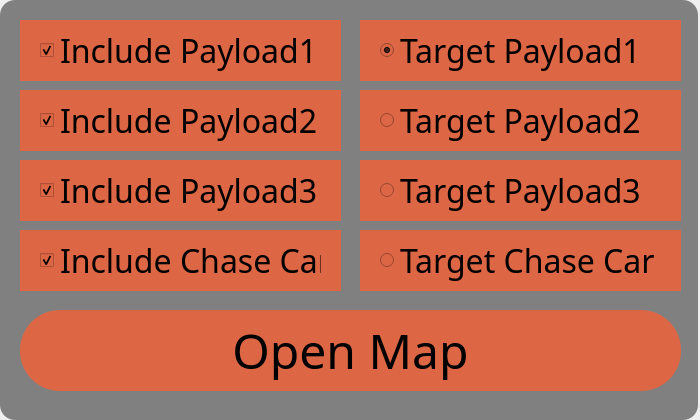
<?xml version="1.0" encoding="UTF-8"?>
<ui version="4.0">
 <class>Form</class>
 <widget class="QWidget" name="Form">
  <property name="geometry">
   <rect>
    <x>0</x>
    <y>0</y>
    <width>700</width>
    <height>420</height>
   </rect>
  </property>
  <property name="palette">
   <palette>
    <active>
     <colorrole role="WindowText">
      <brush brushstyle="SolidPattern">
       <color alpha="255">
        <red>255</red>
        <green>170</green>
        <blue>0</blue>
       </color>
      </brush>
     </colorrole>
     <colorrole role="ButtonText">
      <brush brushstyle="SolidPattern">
       <color alpha="255">
        <red>255</red>
        <green>170</green>
        <blue>0</blue>
       </color>
      </brush>
     </colorrole>
    </active>
    <inactive>
     <colorrole role="WindowText">
      <brush brushstyle="SolidPattern">
       <color alpha="255">
        <red>255</red>
        <green>170</green>
        <blue>0</blue>
       </color>
      </brush>
     </colorrole>
     <colorrole role="ButtonText">
      <brush brushstyle="SolidPattern">
       <color alpha="255">
        <red>255</red>
        <green>170</green>
        <blue>0</blue>
       </color>
      </brush>
     </colorrole>
    </inactive>
    <disabled>
     <colorrole role="WindowText">
      <brush brushstyle="SolidPattern">
       <color alpha="255">
        <red>120</red>
        <green>120</green>
        <blue>120</blue>
       </color>
      </brush>
     </colorrole>
     <colorrole role="ButtonText">
      <brush brushstyle="SolidPattern">
       <color alpha="255">
        <red>120</red>
        <green>120</green>
        <blue>120</blue>
       </color>
      </brush>
     </colorrole>
    </disabled>
   </palette>
  </property>
  <property name="windowTitle">
   <string>Form</string>
  </property>
  <widget class="QTextEdit" name="textEdit">
   <property name="geometry">
    <rect>
     <x>0</x>
     <y>0</y>
     <width>698</width>
     <height>420</height>
    </rect>
   </property>
   <property name="palette">
    <palette>
     <active>
      <colorrole role="Button">
       <brush brushstyle="SolidPattern">
        <color alpha="255">
         <red>128</red>
         <green>128</green>
         <blue>128</blue>
        </color>
       </brush>
      </colorrole>
      <colorrole role="Light">
       <brush brushstyle="SolidPattern">
        <color alpha="255">
         <red>85</red>
         <green>255</green>
         <blue>255</blue>
        </color>
       </brush>
      </colorrole>
      <colorrole role="BrightText">
       <brush brushstyle="SolidPattern">
        <color alpha="255">
         <red>0</red>
         <green>255</green>
         <blue>127</blue>
        </color>
       </brush>
      </colorrole>
      <colorrole role="Base">
       <brush brushstyle="SolidPattern">
        <color alpha="255">
         <red>128</red>
         <green>128</green>
         <blue>128</blue>
        </color>
       </brush>
      </colorrole>
      <colorrole role="Window">
       <brush brushstyle="SolidPattern">
        <color alpha="255">
         <red>128</red>
         <green>128</green>
         <blue>128</blue>
        </color>
       </brush>
      </colorrole>
      <colorrole role="NoRole">
       <brush brushstyle="SolidPattern">
        <color alpha="255">
         <red>170</red>
         <green>255</green>
         <blue>255</blue>
        </color>
       </brush>
      </colorrole>
     </active>
     <inactive>
      <colorrole role="Button">
       <brush brushstyle="SolidPattern">
        <color alpha="255">
         <red>128</red>
         <green>128</green>
         <blue>128</blue>
        </color>
       </brush>
      </colorrole>
      <colorrole role="Light">
       <brush brushstyle="SolidPattern">
        <color alpha="255">
         <red>85</red>
         <green>255</green>
         <blue>255</blue>
        </color>
       </brush>
      </colorrole>
      <colorrole role="BrightText">
       <brush brushstyle="SolidPattern">
        <color alpha="255">
         <red>0</red>
         <green>255</green>
         <blue>127</blue>
        </color>
       </brush>
      </colorrole>
      <colorrole role="Base">
       <brush brushstyle="SolidPattern">
        <color alpha="255">
         <red>128</red>
         <green>128</green>
         <blue>128</blue>
        </color>
       </brush>
      </colorrole>
      <colorrole role="Window">
       <brush brushstyle="SolidPattern">
        <color alpha="255">
         <red>128</red>
         <green>128</green>
         <blue>128</blue>
        </color>
       </brush>
      </colorrole>
      <colorrole role="NoRole">
       <brush brushstyle="SolidPattern">
        <color alpha="255">
         <red>170</red>
         <green>255</green>
         <blue>255</blue>
        </color>
       </brush>
      </colorrole>
     </inactive>
     <disabled>
      <colorrole role="Button">
       <brush brushstyle="SolidPattern">
        <color alpha="255">
         <red>128</red>
         <green>128</green>
         <blue>128</blue>
        </color>
       </brush>
      </colorrole>
      <colorrole role="Light">
       <brush brushstyle="SolidPattern">
        <color alpha="255">
         <red>85</red>
         <green>255</green>
         <blue>255</blue>
        </color>
       </brush>
      </colorrole>
      <colorrole role="BrightText">
       <brush brushstyle="SolidPattern">
        <color alpha="255">
         <red>0</red>
         <green>255</green>
         <blue>127</blue>
        </color>
       </brush>
      </colorrole>
      <colorrole role="Base">
       <brush brushstyle="SolidPattern">
        <color alpha="255">
         <red>128</red>
         <green>128</green>
         <blue>128</blue>
        </color>
       </brush>
      </colorrole>
      <colorrole role="Window">
       <brush brushstyle="SolidPattern">
        <color alpha="255">
         <red>128</red>
         <green>128</green>
         <blue>128</blue>
        </color>
       </brush>
      </colorrole>
      <colorrole role="NoRole">
       <brush brushstyle="SolidPattern">
        <color alpha="255">
         <red>170</red>
         <green>255</green>
         <blue>255</blue>
        </color>
       </brush>
      </colorrole>
     </disabled>
    </palette>
   </property>
   <property name="styleSheet">
    <string notr="true">    background-color: gray;
    border-style: outset;
    border-width: 0px;
    border-radius: 15px;
    border-color: gray;
    font: bold 14px;
    min-width: 10em;
    padding: 6px;</string>
   </property>
  </widget>
  <widget class="QPushButton" name="btnOpen">
   <property name="geometry">
    <rect>
     <x>20</x>
     <y>310</y>
     <width>661</width>
     <height>81</height>
    </rect>
   </property>
   <property name="font">
    <font>
     <family>Swiss911 XCm BT</family>
     <pointsize>36</pointsize>
    </font>
   </property>
   <property name="styleSheet">
    <string notr="true">  background: #DD6644;
  border-radius: 40px;
  color: #000000;
  padding: 10px 20px 10px 20px;
  text-decoration: none;</string>
   </property>
   <property name="text">
    <string>Open Map</string>
   </property>
  </widget>
  <widget class="QRadioButton" name="radPayload1">
   <property name="geometry">
    <rect>
     <x>360</x>
     <y>20</y>
     <width>321</width>
     <height>61</height>
    </rect>
   </property>
   <property name="font">
    <font>
     <family>Swiss911 XCm BT</family>
     <pointsize>24</pointsize>
    </font>
   </property>
   <property name="styleSheet">
    <string notr="true">  background: #DD6644;
  border-radius: 40px;
  color: #000000;
  padding: 10px 20px 10px 20px;
  text-decoration: none;</string>
   </property>
   <property name="text">
    <string>Target Payload1</string>
   </property>
   <property name="checked">
    <bool>true</bool>
   </property>
   <attribute name="buttonGroup">
    <string notr="true">buttonGroup</string>
   </attribute>
  </widget>
  <widget class="QCheckBox" name="chkPayload1">
   <property name="geometry">
    <rect>
     <x>20</x>
     <y>20</y>
     <width>321</width>
     <height>61</height>
    </rect>
   </property>
   <property name="font">
    <font>
     <family>Swiss911 XCm BT</family>
     <pointsize>24</pointsize>
    </font>
   </property>
   <property name="styleSheet">
    <string notr="true">  background: #DD6644;
  border-radius: 40px;
  color: #000000;
  padding: 10px 20px 10px 20px;
  text-decoration: none;</string>
   </property>
   <property name="text">
    <string>Include Payload1</string>
   </property>
   <property name="checked">
    <bool>true</bool>
   </property>
  </widget>
  <widget class="QRadioButton" name="radPayload2">
   <property name="geometry">
    <rect>
     <x>360</x>
     <y>90</y>
     <width>321</width>
     <height>61</height>
    </rect>
   </property>
   <property name="font">
    <font>
     <family>Swiss911 XCm BT</family>
     <pointsize>24</pointsize>
    </font>
   </property>
   <property name="styleSheet">
    <string notr="true">  background: #DD6644;
  border-radius: 40px;
  color: #000000;
  padding: 10px 20px 10px 20px;
  text-decoration: none;</string>
   </property>
   <property name="text">
    <string>Target Payload2</string>
   </property>
   <property name="checked">
    <bool>false</bool>
   </property>
   <attribute name="buttonGroup">
    <string notr="true">buttonGroup</string>
   </attribute>
  </widget>
  <widget class="QCheckBox" name="chkPayload2">
   <property name="geometry">
    <rect>
     <x>20</x>
     <y>90</y>
     <width>321</width>
     <height>61</height>
    </rect>
   </property>
   <property name="font">
    <font>
     <family>Swiss911 XCm BT</family>
     <pointsize>24</pointsize>
    </font>
   </property>
   <property name="styleSheet">
    <string notr="true">  background: #DD6644;
  border-radius: 40px;
  color: #000000;
  padding: 10px 20px 10px 20px;
  text-decoration: none;</string>
   </property>
   <property name="text">
    <string>Include Payload2</string>
   </property>
   <property name="checked">
    <bool>true</bool>
   </property>
  </widget>
  <widget class="QRadioButton" name="radPayload3">
   <property name="geometry">
    <rect>
     <x>360</x>
     <y>160</y>
     <width>321</width>
     <height>61</height>
    </rect>
   </property>
   <property name="font">
    <font>
     <family>Swiss911 XCm BT</family>
     <pointsize>24</pointsize>
    </font>
   </property>
   <property name="styleSheet">
    <string notr="true">  background: #DD6644;
  border-radius: 40px;
  color: #000000;
  padding: 10px 20px 10px 20px;
  text-decoration: none;</string>
   </property>
   <property name="text">
    <string>Target Payload3</string>
   </property>
   <attribute name="buttonGroup">
    <string notr="true">buttonGroup</string>
   </attribute>
  </widget>
  <widget class="QCheckBox" name="chkPayload3">
   <property name="geometry">
    <rect>
     <x>20</x>
     <y>160</y>
     <width>321</width>
     <height>61</height>
    </rect>
   </property>
   <property name="font">
    <font>
     <family>Swiss911 XCm BT</family>
     <pointsize>24</pointsize>
    </font>
   </property>
   <property name="styleSheet">
    <string notr="true">  background: #DD6644;
  border-radius: 40px;
  color: #000000;
  padding: 10px 20px 10px 20px;
  text-decoration: none;</string>
   </property>
   <property name="text">
    <string>Include Payload3</string>
   </property>
   <property name="checked">
    <bool>true</bool>
   </property>
  </widget>
  <widget class="QCheckBox" name="chkCar">
   <property name="geometry">
    <rect>
     <x>20</x>
     <y>230</y>
     <width>321</width>
     <height>61</height>
    </rect>
   </property>
   <property name="font">
    <font>
     <family>Swiss911 XCm BT</family>
     <pointsize>24</pointsize>
    </font>
   </property>
   <property name="styleSheet">
    <string notr="true">  background: #DD6644;
  border-radius: 40px;
  color: #000000;
  padding: 10px 20px 10px 20px;
  text-decoration: none;</string>
   </property>
   <property name="text">
    <string>Include Chase Car</string>
   </property>
   <property name="checked">
    <bool>true</bool>
   </property>
  </widget>
  <widget class="QRadioButton" name="radCar">
   <property name="geometry">
    <rect>
     <x>360</x>
     <y>230</y>
     <width>321</width>
     <height>61</height>
    </rect>
   </property>
   <property name="font">
    <font>
     <family>Swiss911 XCm BT</family>
     <pointsize>24</pointsize>
    </font>
   </property>
   <property name="styleSheet">
    <string notr="true">  background: #DD6644;
  border-radius: 40px;
  color: #000000;
  padding: 10px 20px 10px 20px;
  text-decoration: none;</string>
   </property>
   <property name="text">
    <string>Target Chase Car</string>
   </property>
   <attribute name="buttonGroup">
    <string notr="true">buttonGroup</string>
   </attribute>
  </widget>
 </widget>
 <resources/>
 <connections/>
 <buttongroups>
  <buttongroup name="buttonGroup"/>
 </buttongroups>
</ui>
